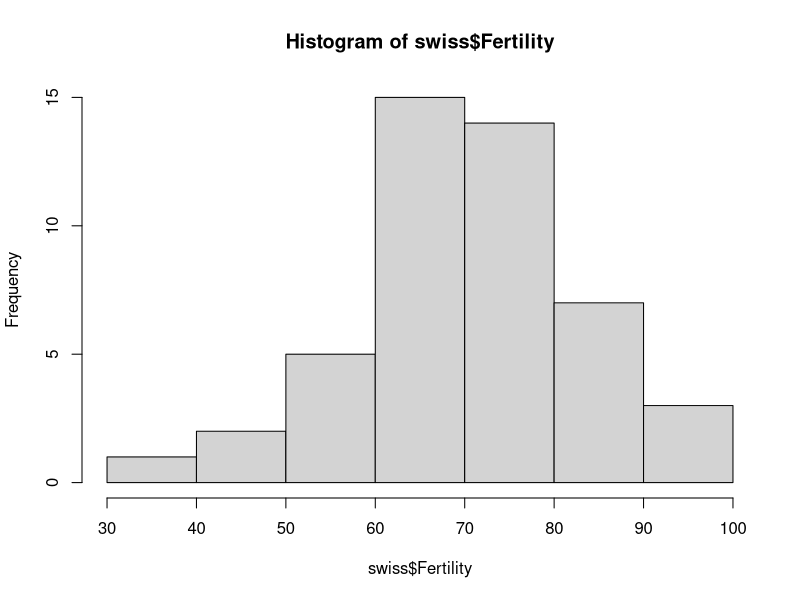
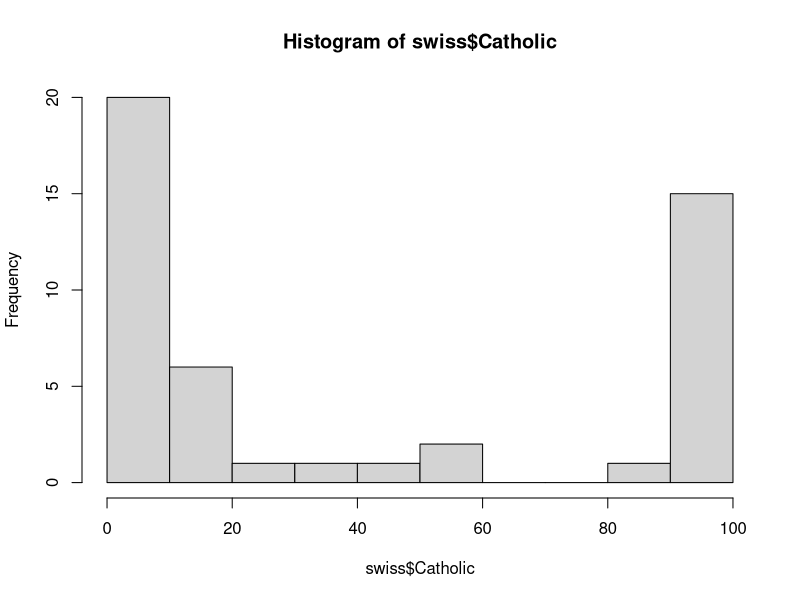

Here is the R script that generated these plots, in order:
library(ggplot2)
library(MASS)

swiss <- data.frame(swiss)
hist(swiss$Fertility)
fit <- lm(Fertility ~ Examination + Catholic, swiss)

# Задание 1
fill_na <- function(x){
  x_sub <- na.exclude(x)
  fit <- lm(y ~ x_1 + x_2, x_sub)
  x$y_full <- predict(fit, x)
  x$y_full[!is.na(x[,3])] <- x[,3][!is.na(x[,3])]
  return(x)
}

# Задание 2

mtcars <- subset(mtcars, select = c('mpg', 'hp', 'drat', 'wt', 'disp'))
model <- lm(wt ~ mpg + disp + hp + drat, mtcars)
stepAIC(model, mtcars)


hist(swiss$Catholic)
swiss$religious <- ifelse(swiss$Catholic > 60, 'High', 'Low')

fit2 <- lm(Fertility ~ religious * Examination, swiss)
summary(fit2)
